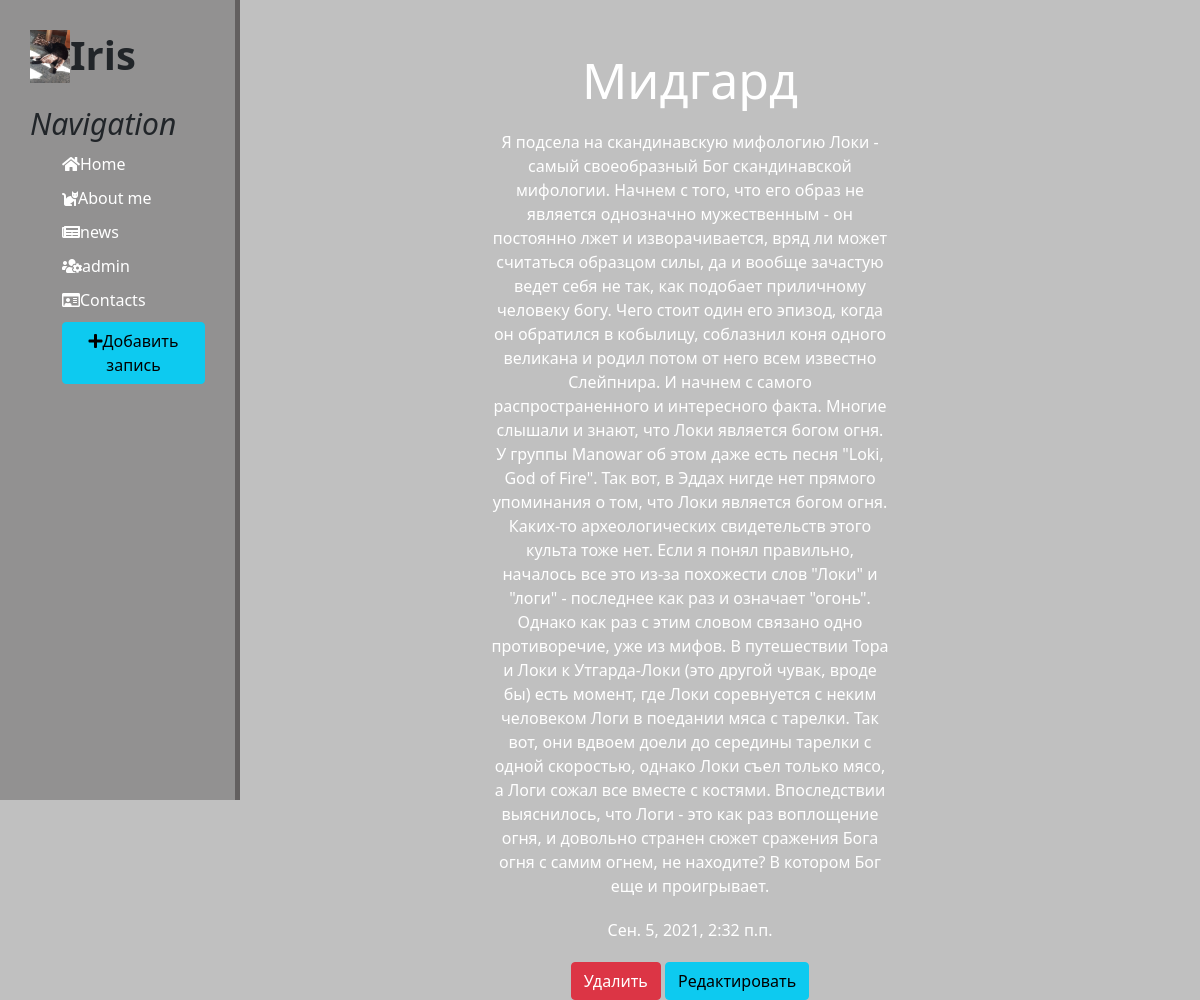
The page /news/2 on the database its author committed.
### news/models.py (models this page shows, shortened)
class article(models.Model):
    title = models.CharField('Название', max_length=50, default='Статья')
    anons = models.CharField('Анонс', max_length=250, default='Анонс статьи!')
    full_text = models.TextField('Статья', default='Ничего нет')
    date = models.DateTimeField('Дата публикации')
    class Meta:
        verbose_name = 'Новость'
        verbose_name_plural = 'Новости'

### news/views.py (the view)
# urls.py: path('<int:pk>', views.newsDetailView.as_view(), name="detail_view"),
class newsDetailView(DetailView):
    model = article
    template_name = 'news/detail_view.html'
    context_object_name = 'article'

### news/templates/news/detail_view.html (shortened to what this page needs)
<!doctype html>
<html lang="en">
<head>
    <link rel="stylesheet" href="https://cdn.jsdelivr.net/npm/bootstrap@5.1.0/dist/css/bootstrap.min.css">
    <link rel="stylesheet" href="/static/main/css/main.css">
    <link rel="stylesheet" href="https://use.fontawesome.com/releases/v5.8.2/css/all.css">
</head>
<body>
    <aside>
        <img src="/static/main/img/5VPyaTz_XOA.jpg" alt="miao" width="200px">
        <p class="logo">Iris</p>
        <h3>Navigation</h3>
        <ul>
            <a href="{%url 'home'%}"><li><i class="fas fa-home"></i>Home</li></a>
            <a href="{%url 'about'%}"><li><i class="fas fa-cat"></i>About me</li></a>
            <a href="{%url 'hews_home'%}"><li><i class="fas fa-newspaper"></i>news</li></a>
            <a href="/admin"><li><i class="fas fa-users-cog"></i>admin</li></a>
            <a href=""><li><i class="far fa-id-card"></i>Contacts</li></a>
            <a href="{% url 'create' %}"><li><button class="btn btn-info"><i class="fas fa-plus"></i>Добавить запись</button></li></a>
        </ul>
    </aside>
    <main>
        <div class="features">
            <h1>{{ article.title }}</h1>
            <p>{{ article.full_text }}</p>
            <p>{{ article.date }}</p>
            <a href="{% url 'delete_view' article.id %}" class = "btn btn-danger">Удалить</a>
            <a href="{% url 'update_view' article.id%}" class = "btn btn-info">Редактировать</a>
        </div>
    </main>
</body>
</html>

### main/static/main/css/main.css (style rules this page uses)
body { background: #c0c0c0; }
aside { float: left; background: #929191; width: 20%; padding: 2.5%; height: 100vh; border-right: 5px solid #636060; }
aside img { float: left; width: 40px; }
aside .logo { font-size: 40px; margin-left: 10px; font-weight: 700; position: relative; top: -5px; }
aside h3 { margin: 0; font-size: 30px; font-style: italic; }
aside a { text-decoration: none; }
aside ul { list-style: none; }
aside ul li { color: #fff; display: block; margin-top: 10px; transition: all .6s ease; }
main .features { float:left; color: #fff; margin-top: 50px; text-align: center; width: 75%; }
main .features h1 { font-size: 50px; }
main .features p { max-width: 400px; margin: 20px auto; }

### rows shown on the page
article: title "Мидгард", full_text "Я подсела на скандинавскую мифологию Локи - самый своеобразный Бог скандинавской мифологии. Начнем с того, что его образ не является однозначно мужественным - он постоянно лжет и изворачивается, вряд ли может считаться образцом силы, да и вообще зачастую ведет себя не так, как подобает приличному человеку богу. Чего стоит один его эпизод, когда он обратился в кобылицу, соблазнил коня одного великана и родил потом от него всем известно Слейпнира. И начнем с самого распространенного и интересного факта. Многие слышали и знают, что Локи является богом огня. У группы Manowar об этом даже есть песня \"Loki, God of Fire\". Так вот, в Эддах нигде нет прямого упоминания о том, что Локи является богом…", date "Сен. 5, 2021, 2:32 п.п."
